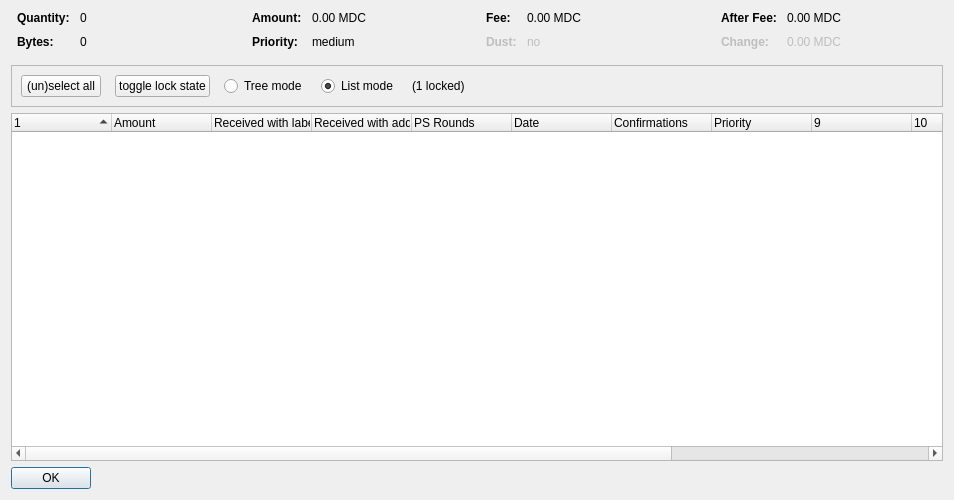
<?xml version="1.0" encoding="UTF-8"?>
<ui version="4.0">
 <class>CoinControlDialog</class>
 <widget class="QDialog" name="CoinControlDialog">
  <property name="geometry">
   <rect>
    <x>0</x>
    <y>0</y>
    <width>954</width>
    <height>500</height>
   </rect>
  </property>
  <property name="windowTitle">
   <string>Coin Selection</string>
  </property>
  <layout class="QVBoxLayout" name="verticalLayout">
   <item>
    <layout class="QHBoxLayout" name="horizontalLayoutTop" stretch="0,0,0,0">
     <property name="topMargin">
      <number>0</number>
     </property>
     <property name="bottomMargin">
      <number>10</number>
     </property>
     <item>
      <layout class="QFormLayout" name="formLayoutCoinControl1">
       <property name="horizontalSpacing">
        <number>10</number>
       </property>
       <property name="verticalSpacing">
        <number>10</number>
       </property>
       <property name="leftMargin">
        <number>6</number>
       </property>
       <property name="rightMargin">
        <number>6</number>
       </property>
       <item row="0" column="0">
        <widget class="QLabel" name="labelCoinControlQuantityText">
         <property name="font">
          <font>
           <weight>75</weight>
           <bold>true</bold>
          </font>
         </property>
         <property name="text">
          <string>Quantity:</string>
         </property>
        </widget>
       </item>
       <item row="0" column="1">
        <widget class="QLabel" name="labelCoinControlQuantity">
         <property name="cursor">
          <cursorShape>IBeamCursor</cursorShape>
         </property>
         <property name="contextMenuPolicy">
          <enum>Qt::ActionsContextMenu</enum>
         </property>
         <property name="text">
          <string notr="true">0</string>
         </property>
         <property name="textInteractionFlags">
          <set>Qt::LinksAccessibleByMouse|Qt::TextSelectableByKeyboard|Qt::TextSelectableByMouse</set>
         </property>
        </widget>
       </item>
       <item row="1" column="0">
        <widget class="QLabel" name="labelCoinControlBytesText">
         <property name="font">
          <font>
           <weight>75</weight>
           <bold>true</bold>
          </font>
         </property>
         <property name="text">
          <string>Bytes:</string>
         </property>
        </widget>
       </item>
       <item row="1" column="1">
        <widget class="QLabel" name="labelCoinControlBytes">
         <property name="cursor">
          <cursorShape>IBeamCursor</cursorShape>
         </property>
         <property name="contextMenuPolicy">
          <enum>Qt::ActionsContextMenu</enum>
         </property>
         <property name="text">
          <string notr="true">0</string>
         </property>
         <property name="textInteractionFlags">
          <set>Qt::LinksAccessibleByMouse|Qt::TextSelectableByKeyboard|Qt::TextSelectableByMouse</set>
         </property>
        </widget>
       </item>
      </layout>
     </item>
     <item>
      <layout class="QFormLayout" name="formLayoutCoinControl2">
       <property name="horizontalSpacing">
        <number>10</number>
       </property>
       <property name="verticalSpacing">
        <number>10</number>
       </property>
       <property name="leftMargin">
        <number>6</number>
       </property>
       <property name="rightMargin">
        <number>6</number>
       </property>
       <item row="0" column="0">
        <widget class="QLabel" name="labelCoinControlAmountText">
         <property name="font">
          <font>
           <weight>75</weight>
           <bold>true</bold>
          </font>
         </property>
         <property name="text">
          <string>Amount:</string>
         </property>
        </widget>
       </item>
       <item row="0" column="1">
        <widget class="QLabel" name="labelCoinControlAmount">
         <property name="cursor">
          <cursorShape>IBeamCursor</cursorShape>
         </property>
         <property name="contextMenuPolicy">
          <enum>Qt::ActionsContextMenu</enum>
         </property>
         <property name="text">
          <string notr="true">0.00 MDC</string>
         </property>
         <property name="textInteractionFlags">
          <set>Qt::LinksAccessibleByMouse|Qt::TextSelectableByKeyboard|Qt::TextSelectableByMouse</set>
         </property>
        </widget>
       </item>
       <item row="1" column="0">
        <widget class="QLabel" name="labelCoinControlPriorityText">
         <property name="font">
          <font>
           <weight>75</weight>
           <bold>true</bold>
          </font>
         </property>
         <property name="text">
          <string>Priority:</string>
         </property>
        </widget>
       </item>
       <item row="1" column="1">
        <widget class="QLabel" name="labelCoinControlPriority">
         <property name="cursor">
          <cursorShape>IBeamCursor</cursorShape>
         </property>
         <property name="contextMenuPolicy">
          <enum>Qt::ActionsContextMenu</enum>
         </property>
         <property name="text">
          <string>medium</string>
         </property>
         <property name="textInteractionFlags">
          <set>Qt::LinksAccessibleByMouse|Qt::TextSelectableByKeyboard|Qt::TextSelectableByMouse</set>
         </property>
        </widget>
       </item>
      </layout>
     </item>
     <item>
      <layout class="QFormLayout" name="formLayoutCoinControl3">
       <property name="horizontalSpacing">
        <number>10</number>
       </property>
       <property name="verticalSpacing">
        <number>10</number>
       </property>
       <property name="leftMargin">
        <number>6</number>
       </property>
       <property name="rightMargin">
        <number>6</number>
       </property>
       <item row="0" column="0">
        <widget class="QLabel" name="labelCoinControlFeeText">
         <property name="font">
          <font>
           <weight>75</weight>
           <bold>true</bold>
          </font>
         </property>
         <property name="text">
          <string>Fee:</string>
         </property>
        </widget>
       </item>
       <item row="0" column="1">
        <widget class="QLabel" name="labelCoinControlFee">
         <property name="cursor">
          <cursorShape>IBeamCursor</cursorShape>
         </property>
         <property name="contextMenuPolicy">
          <enum>Qt::ActionsContextMenu</enum>
         </property>
         <property name="text">
          <string notr="true">0.00 MDC</string>
         </property>
         <property name="textInteractionFlags">
          <set>Qt::LinksAccessibleByMouse|Qt::TextSelectableByKeyboard|Qt::TextSelectableByMouse</set>
         </property>
        </widget>
       </item>
       <item row="1" column="0">
        <widget class="QLabel" name="labelCoinControlLowOutputText">
         <property name="enabled">
          <bool>false</bool>
         </property>
         <property name="font">
          <font>
           <weight>75</weight>
           <bold>true</bold>
          </font>
         </property>
         <property name="text">
          <string>Dust:</string>
         </property>
        </widget>
       </item>
       <item row="1" column="1">
        <widget class="QLabel" name="labelCoinControlLowOutput">
         <property name="enabled">
          <bool>false</bool>
         </property>
         <property name="cursor">
          <cursorShape>IBeamCursor</cursorShape>
         </property>
         <property name="contextMenuPolicy">
          <enum>Qt::ActionsContextMenu</enum>
         </property>
         <property name="text">
          <string>no</string>
         </property>
         <property name="textInteractionFlags">
          <set>Qt::LinksAccessibleByMouse|Qt::TextSelectableByKeyboard|Qt::TextSelectableByMouse</set>
         </property>
        </widget>
       </item>
      </layout>
     </item>
     <item>
      <layout class="QFormLayout" name="formLayoutCoinControl4">
       <property name="horizontalSpacing">
        <number>10</number>
       </property>
       <property name="verticalSpacing">
        <number>10</number>
       </property>
       <property name="leftMargin">
        <number>6</number>
       </property>
       <property name="rightMargin">
        <number>6</number>
       </property>
       <item row="0" column="0">
        <widget class="QLabel" name="labelCoinControlAfterFeeText">
         <property name="font">
          <font>
           <weight>75</weight>
           <bold>true</bold>
          </font>
         </property>
         <property name="text">
          <string>After Fee:</string>
         </property>
        </widget>
       </item>
       <item row="0" column="1">
        <widget class="QLabel" name="labelCoinControlAfterFee">
         <property name="cursor">
          <cursorShape>IBeamCursor</cursorShape>
         </property>
         <property name="contextMenuPolicy">
          <enum>Qt::ActionsContextMenu</enum>
         </property>
         <property name="text">
          <string notr="true">0.00 MDC</string>
         </property>
         <property name="textInteractionFlags">
          <set>Qt::LinksAccessibleByMouse|Qt::TextSelectableByKeyboard|Qt::TextSelectableByMouse</set>
         </property>
        </widget>
       </item>
       <item row="1" column="0">
        <widget class="QLabel" name="labelCoinControlChangeText">
         <property name="enabled">
          <bool>false</bool>
         </property>
         <property name="font">
          <font>
           <weight>75</weight>
           <bold>true</bold>
          </font>
         </property>
         <property name="text">
          <string>Change:</string>
         </property>
        </widget>
       </item>
       <item row="1" column="1">
        <widget class="QLabel" name="labelCoinControlChange">
         <property name="enabled">
          <bool>false</bool>
         </property>
         <property name="cursor">
          <cursorShape>IBeamCursor</cursorShape>
         </property>
         <property name="contextMenuPolicy">
          <enum>Qt::ActionsContextMenu</enum>
         </property>
         <property name="text">
          <string notr="true">0.00 MDC</string>
         </property>
         <property name="textInteractionFlags">
          <set>Qt::LinksAccessibleByMouse|Qt::TextSelectableByKeyboard|Qt::TextSelectableByMouse</set>
         </property>
        </widget>
       </item>
      </layout>
     </item>
    </layout>
   </item>
   <item>
    <widget class="QFrame" name="frame">
     <property name="minimumSize">
      <size>
       <width>0</width>
       <height>40</height>
      </size>
     </property>
     <property name="frameShape">
      <enum>QFrame::StyledPanel</enum>
     </property>
     <property name="frameShadow">
      <enum>QFrame::Sunken</enum>
     </property>
     <layout class="QHBoxLayout" name="horizontalLayout">
      <item>
       <layout class="QHBoxLayout" name="horizontalLayoutPanel" stretch="0,0,0,0,0,0">
        <property name="spacing">
         <number>14</number>
        </property>
        <item>
         <widget class="QPushButton" name="pushButtonSelectAll">
          <property name="sizePolicy">
           <sizepolicy hsizetype="Maximum" vsizetype="Fixed">
            <horstretch>0</horstretch>
            <verstretch>0</verstretch>
           </sizepolicy>
          </property>
          <property name="text">
           <string>(un)select all</string>
          </property>
          <property name="autoDefault">
           <bool>false</bool>
          </property>
         </widget>
        </item>
        <item>
         <widget class="QPushButton" name="pushButtonToggleLock">
          <property name="sizePolicy">
           <sizepolicy hsizetype="Maximum" vsizetype="Fixed">
            <horstretch>0</horstretch>
            <verstretch>0</verstretch>
           </sizepolicy>
          </property>
          <property name="text">
           <string>toggle lock state</string>
          </property>
          <property name="autoDefault">
           <bool>false</bool>
          </property>
         </widget>
        </item>
        <item>
         <widget class="QRadioButton" name="radioTreeMode">
          <property name="sizePolicy">
           <sizepolicy hsizetype="Maximum" vsizetype="Fixed">
            <horstretch>0</horstretch>
            <verstretch>0</verstretch>
           </sizepolicy>
          </property>
          <property name="text">
           <string>Tree mode</string>
          </property>
         </widget>
        </item>
        <item>
         <widget class="QRadioButton" name="radioListMode">
          <property name="sizePolicy">
           <sizepolicy hsizetype="Maximum" vsizetype="Fixed">
            <horstretch>0</horstretch>
            <verstretch>0</verstretch>
           </sizepolicy>
          </property>
          <property name="text">
           <string>List mode</string>
          </property>
          <property name="checked">
           <bool>true</bool>
          </property>
         </widget>
        </item>
        <item>
         <widget class="QLabel" name="labelLocked">
          <property name="text">
           <string>(1 locked)</string>
          </property>
         </widget>
        </item>
        <item>
         <spacer name="horizontalSpacer">
          <property name="orientation">
           <enum>Qt::Horizontal</enum>
          </property>
          <property name="sizeHint" stdset="0">
           <size>
            <width>40</width>
            <height>20</height>
           </size>
          </property>
         </spacer>
        </item>
       </layout>
      </item>
     </layout>
    </widget>
   </item>
   <item>
    <widget class="CoinControlTreeWidget" name="treeWidget">
     <property name="contextMenuPolicy">
      <enum>Qt::CustomContextMenu</enum>
     </property>
     <property name="sortingEnabled">
      <bool>false</bool>
     </property>
     <property name="columnCount">
      <number>13</number>
     </property>
     <attribute name="headerShowSortIndicator" stdset="0">
      <bool>true</bool>
     </attribute>
     <attribute name="headerStretchLastSection">
      <bool>false</bool>
     </attribute>
     <column>
      <property name="text">
       <string/>
      </property>
     </column>
     <column>
      <property name="text">
       <string>Amount</string>
      </property>
     </column>
     <column>
      <property name="text">
       <string>Received with label</string>
      </property>
     </column>
     <column>
      <property name="text">
       <string>Received with address</string>
      </property>
     </column>
     <column>
      <property name="text">
       <string>PS Rounds</string>
      </property>
     </column>
     <column>
      <property name="text">
       <string>Date</string>
      </property>
     </column>
     <column>
      <property name="text">
       <string>Confirmations</string>
      </property>
      <property name="toolTip">
       <string>Confirmed</string>
      </property>
     </column>
     <column>
      <property name="text">
       <string>Priority</string>
      </property>
     </column>
     <column>
      <property name="text">
       <string/>
      </property>
     </column>
     <column>
      <property name="text">
       <string/>
      </property>
     </column>
     <column>
      <property name="text">
       <string/>
      </property>
     </column>
     <column>
      <property name="text">
       <string/>
      </property>
     </column>
     <column>
      <property name="text">
       <string/>
      </property>
     </column>
    </widget>
   </item>
   <item>
    <widget class="QDialogButtonBox" name="buttonBox">
     <property name="sizePolicy">
      <sizepolicy hsizetype="Maximum" vsizetype="Fixed">
       <horstretch>0</horstretch>
       <verstretch>0</verstretch>
      </sizepolicy>
     </property>
     <property name="orientation">
      <enum>Qt::Horizontal</enum>
     </property>
     <property name="standardButtons">
      <set>QDialogButtonBox::Ok</set>
     </property>
    </widget>
   </item>
  </layout>
 </widget>
 <customwidgets>
  <customwidget>
   <class>CoinControlTreeWidget</class>
   <extends>QTreeWidget</extends>
   <header>coincontroltreewidget.h</header>
  </customwidget>
 </customwidgets>
 <resources/>
 <connections/>
</ui>
